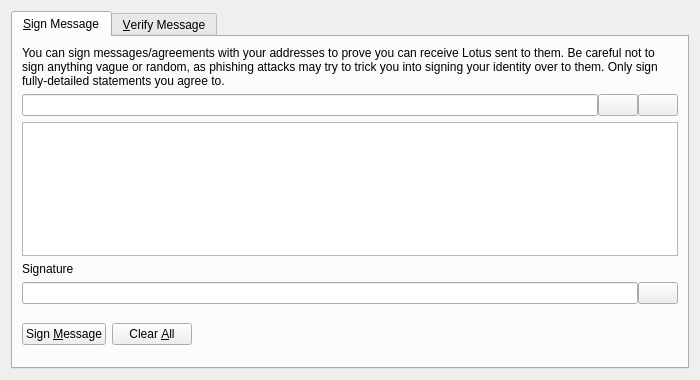
<?xml version="1.0" encoding="UTF-8"?>
<ui version="4.0">
 <class>SignVerifyMessageDialog</class>
 <widget class="QDialog" name="SignVerifyMessageDialog">
  <property name="geometry">
   <rect>
    <x>0</x>
    <y>0</y>
    <width>700</width>
    <height>380</height>
   </rect>
  </property>
  <property name="windowTitle">
   <string>Signatures - Sign / Verify a Message</string>
  </property>
  <property name="modal">
   <bool>true</bool>
  </property>
  <layout class="QVBoxLayout" name="verticalLayout">
   <item>
    <widget class="QTabWidget" name="tabWidget">
     <property name="currentIndex">
      <number>0</number>
     </property>
     <widget class="QWidget" name="tabSignMessage">
      <attribute name="title">
       <string>&amp;Sign Message</string>
      </attribute>
      <layout class="QVBoxLayout" name="verticalLayout_SM">
       <item>
        <widget class="QLabel" name="infoLabel_SM">
         <property name="text">
          <string>You can sign messages/agreements with your addresses to prove you can receive Lotus sent to them. Be careful not to sign anything vague or random, as phishing attacks may try to trick you into signing your identity over to them. Only sign fully-detailed statements you agree to.</string>
         </property>
         <property name="textFormat">
          <enum>Qt::PlainText</enum>
         </property>
         <property name="wordWrap">
          <bool>true</bool>
         </property>
        </widget>
       </item>
       <item>
        <layout class="QHBoxLayout" name="horizontalLayout_1_SM">
         <property name="spacing">
          <number>0</number>
         </property>
         <item>
          <widget class="QValidatedLineEdit" name="addressIn_SM">
           <property name="toolTip">
            <string>The Lotus address to sign the message with</string>
           </property>
          </widget>
         </item>
         <item>
          <widget class="QPushButton" name="addressBookButton_SM">
           <property name="toolTip">
            <string>Choose previously used address</string>
           </property>
           <property name="text">
            <string/>
           </property>
           <property name="shortcut">
            <string>Alt+A</string>
           </property>
           <property name="autoDefault">
            <bool>false</bool>
           </property>
          </widget>
         </item>
         <item>
          <widget class="QPushButton" name="pasteButton_SM">
           <property name="toolTip">
            <string>Paste address from clipboard</string>
           </property>
           <property name="text">
            <string/>
           </property>
           <property name="shortcut">
            <string>Alt+P</string>
           </property>
           <property name="autoDefault">
            <bool>false</bool>
           </property>
          </widget>
         </item>
        </layout>
       </item>
       <item>
        <widget class="QPlainTextEdit" name="messageIn_SM">
         <property name="toolTip">
          <string>Enter the message you want to sign here</string>
         </property>
        </widget>
       </item>
       <item>
        <widget class="QLabel" name="signatureLabel_SM">
         <property name="text">
          <string>Signature</string>
         </property>
         <property name="textFormat">
          <enum>Qt::PlainText</enum>
         </property>
        </widget>
       </item>
       <item>
        <layout class="QHBoxLayout" name="horizontalLayout_2_SM">
         <property name="spacing">
          <number>0</number>
         </property>
         <item>
          <widget class="QLineEdit" name="signatureOut_SM">
           <property name="font">
            <font>
             <italic>true</italic>
            </font>
           </property>
           <property name="readOnly">
            <bool>true</bool>
           </property>
          </widget>
         </item>
         <item>
          <widget class="QPushButton" name="copySignatureButton_SM">
           <property name="toolTip">
            <string>Copy the current signature to the system clipboard</string>
           </property>
           <property name="text">
            <string/>
           </property>
           <property name="autoDefault">
            <bool>false</bool>
           </property>
          </widget>
         </item>
        </layout>
       </item>
       <item>
        <layout class="QHBoxLayout" name="horizontalLayout_3_SM">
         <item>
          <widget class="QPushButton" name="signMessageButton_SM">
           <property name="toolTip">
            <string>Sign the message to prove you own this Lotus address</string>
           </property>
           <property name="text">
            <string>Sign &amp;Message</string>
           </property>
           <property name="autoDefault">
            <bool>false</bool>
           </property>
          </widget>
         </item>
         <item>
          <widget class="QPushButton" name="clearButton_SM">
           <property name="toolTip">
            <string>Reset all sign message fields</string>
           </property>
           <property name="text">
            <string>Clear &amp;All</string>
           </property>
           <property name="autoDefault">
            <bool>false</bool>
           </property>
          </widget>
         </item>
         <item>
          <spacer name="horizontalSpacer_1_SM">
           <property name="orientation">
            <enum>Qt::Horizontal</enum>
           </property>
           <property name="sizeHint" stdset="0">
            <size>
             <width>40</width>
             <height>48</height>
            </size>
           </property>
          </spacer>
         </item>
         <item>
          <widget class="QLabel" name="statusLabel_SM">
           <property name="font">
            <font>
             <weight>75</weight>
             <bold>true</bold>
            </font>
           </property>
           <property name="text">
            <string/>
           </property>
           <property name="wordWrap">
            <bool>true</bool>
           </property>
          </widget>
         </item>
         <item>
          <spacer name="horizontalSpacer_2_SM">
           <property name="orientation">
            <enum>Qt::Horizontal</enum>
           </property>
           <property name="sizeHint" stdset="0">
            <size>
             <width>40</width>
             <height>48</height>
            </size>
           </property>
          </spacer>
         </item>
        </layout>
       </item>
      </layout>
     </widget>
     <widget class="QWidget" name="tabVerifyMessage">
      <attribute name="title">
       <string>&amp;Verify Message</string>
      </attribute>
      <layout class="QVBoxLayout" name="verticalLayout_VM">
       <item>
        <widget class="QLabel" name="infoLabel_VM">
         <property name="text">
          <string>Enter the receiver's address, message (ensure you copy line breaks, spaces, tabs, etc. exactly) and signature below to verify the message. Be careful not to read more into the signature than what is in the signed message itself, to avoid being tricked by a man-in-the-middle attack. Note that this only proves the signing party receives with the address, it cannot prove sendership of any transaction!</string>
         </property>
         <property name="textFormat">
          <enum>Qt::PlainText</enum>
         </property>
         <property name="alignment">
          <set>Qt::AlignLeading|Qt::AlignLeft|Qt::AlignTop</set>
         </property>
         <property name="wordWrap">
          <bool>true</bool>
         </property>
        </widget>
       </item>
       <item>
        <layout class="QHBoxLayout" name="horizontalLayout_1_VM">
         <property name="spacing">
          <number>0</number>
         </property>
         <item>
          <widget class="QValidatedLineEdit" name="addressIn_VM">
           <property name="toolTip">
            <string>The Lotus address the message was signed with</string>
           </property>
          </widget>
         </item>
         <item>
          <widget class="QPushButton" name="addressBookButton_VM">
           <property name="toolTip">
            <string>Choose previously used address</string>
           </property>
           <property name="text">
            <string/>
           </property>
           <property name="shortcut">
            <string>Alt+A</string>
           </property>
           <property name="autoDefault">
            <bool>false</bool>
           </property>
          </widget>
         </item>
        </layout>
       </item>
       <item>
        <widget class="QPlainTextEdit" name="messageIn_VM"/>
       </item>
       <item>
        <widget class="QValidatedLineEdit" name="signatureIn_VM"/>
       </item>
       <item>
        <layout class="QHBoxLayout" name="horizontalLayout_2_VM">
         <item>
          <widget class="QPushButton" name="verifyMessageButton_VM">
           <property name="toolTip">
            <string>Verify the message to ensure it was signed with the specified Lotus address</string>
           </property>
           <property name="text">
            <string>Verify &amp;Message</string>
           </property>
           <property name="autoDefault">
            <bool>false</bool>
           </property>
          </widget>
         </item>
         <item>
          <widget class="QPushButton" name="clearButton_VM">
           <property name="toolTip">
            <string>Reset all verify message fields</string>
           </property>
           <property name="text">
            <string>Clear &amp;All</string>
           </property>
           <property name="autoDefault">
            <bool>false</bool>
           </property>
          </widget>
         </item>
         <item>
          <spacer name="horizontalSpacer_1_VM">
           <property name="orientation">
            <enum>Qt::Horizontal</enum>
           </property>
           <property name="sizeHint" stdset="0">
            <size>
             <width>40</width>
             <height>48</height>
            </size>
           </property>
          </spacer>
         </item>
         <item>
          <widget class="QLabel" name="statusLabel_VM">
           <property name="font">
            <font>
             <weight>75</weight>
             <bold>true</bold>
            </font>
           </property>
           <property name="text">
            <string/>
           </property>
           <property name="wordWrap">
            <bool>true</bool>
           </property>
          </widget>
         </item>
         <item>
          <spacer name="horizontalSpacer_2_VM">
           <property name="orientation">
            <enum>Qt::Horizontal</enum>
           </property>
           <property name="sizeHint" stdset="0">
            <size>
             <width>40</width>
             <height>48</height>
            </size>
           </property>
          </spacer>
         </item>
        </layout>
       </item>
      </layout>
     </widget>
    </widget>
   </item>
  </layout>
 </widget>
 <customwidgets>
  <customwidget>
   <class>QValidatedLineEdit</class>
   <extends>QLineEdit</extends>
   <header>qvalidatedlineedit.h</header>
  </customwidget>
 </customwidgets>
 <resources>
  <include location="../lotus.qrc"/>
 </resources>
 <connections/>
</ui>
